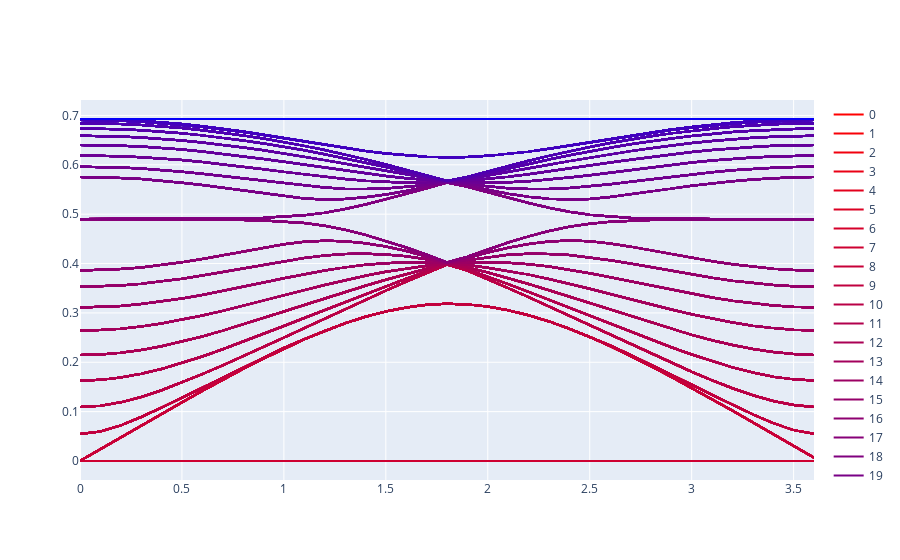

The notebook cell this image was saved under:
### Markdown cell above
Inertial frame of reference

### Code cell
import numpy as np
import numpy.linalg as la

# Experimental setup
M = 10. # g
C = 4. # N/m
w0 = C / M
a = 1. # distance between spheres
x = np.array([[1.], [0.]]) # x hat
y = np.array([[0.], [1.]]) # y hat
a1 = np.sqrt(3) * a * x
a2 = (np.sqrt(3) * x + 3 * y) * a / 2.
R1 = 1 / 3 * (a1 + a2)
R2 = 1 / 3 * (-2 * a1 + a2)
R3 = 1 / 3 * (a1 - 2 * a2)
R1h = R1 / la.norm(R1)
R2h = R2 / la.norm(R2)
R3h = R3 / la.norm(R3)
R11 = R1h * R1h.conj().T
R22 = R2h * R2h.conj().T
R33 = R3h * R3h.conj().T
kxs = np.arange(0, np.pi / np.sqrt(3) * 2, 0.1)


# System specific parameters
N = 9 # number of unit cells

evals_all, evecs_all  = [], []
for kx in kxs:
    k = np.array([kx, 0.])
    p = np.exp(1.j * k.dot(a1))

    # BUild Hamiltonian
    H = np.zeros((N * 2 * 2, N * 2 * 2), dtype=np.complex128)
    for i in range(0, N * 2 * 2 - 2, 2):
        if (i / 2) % 2 == 0:
            H[i:i+2, i+2:i+4] = -R11 - R22 * p
        else:
            H[i:i+2, i+2:i+4] = -R33
    H = H + H.conj().T
    for i in range(0, N * 2 * 2, 2):
        H[i:i+2, i:i+2] = R11 + R22 + R33

    # Solve eigenvalue equation
    evals, evecs = la.eigh(H)
    idcs = np.argsort(evals)
    evals, evecs = evals[idcs], evecs[idcs]
    evals_all.append(evals)
    evecs_all.append(evecs)
evals_all, evecs_all = np.array(evals_all, dtype=np.complex128), np.array(evecs_all, dtype=np.complex128)
print(evals_all.shape, evecs_all.shape)



# Plot
import plotly.graph_objects as go


data = []
for kx in kxs:
    num_eigs = evals_all.shape[1]
    for i in range(num_eigs):
        color = '#%02x%02x%02x' % (255 - int(i * 255 / num_eigs), 0, int(i * 255 / num_eigs))
        data.append(go.Scatter(x=kxs, y=(np.sqrt(evals_all[:, i]) * w0).real, name=f"{i}", line=dict(color=color)))

fig = go.Figure(data=data)
fig.show()
